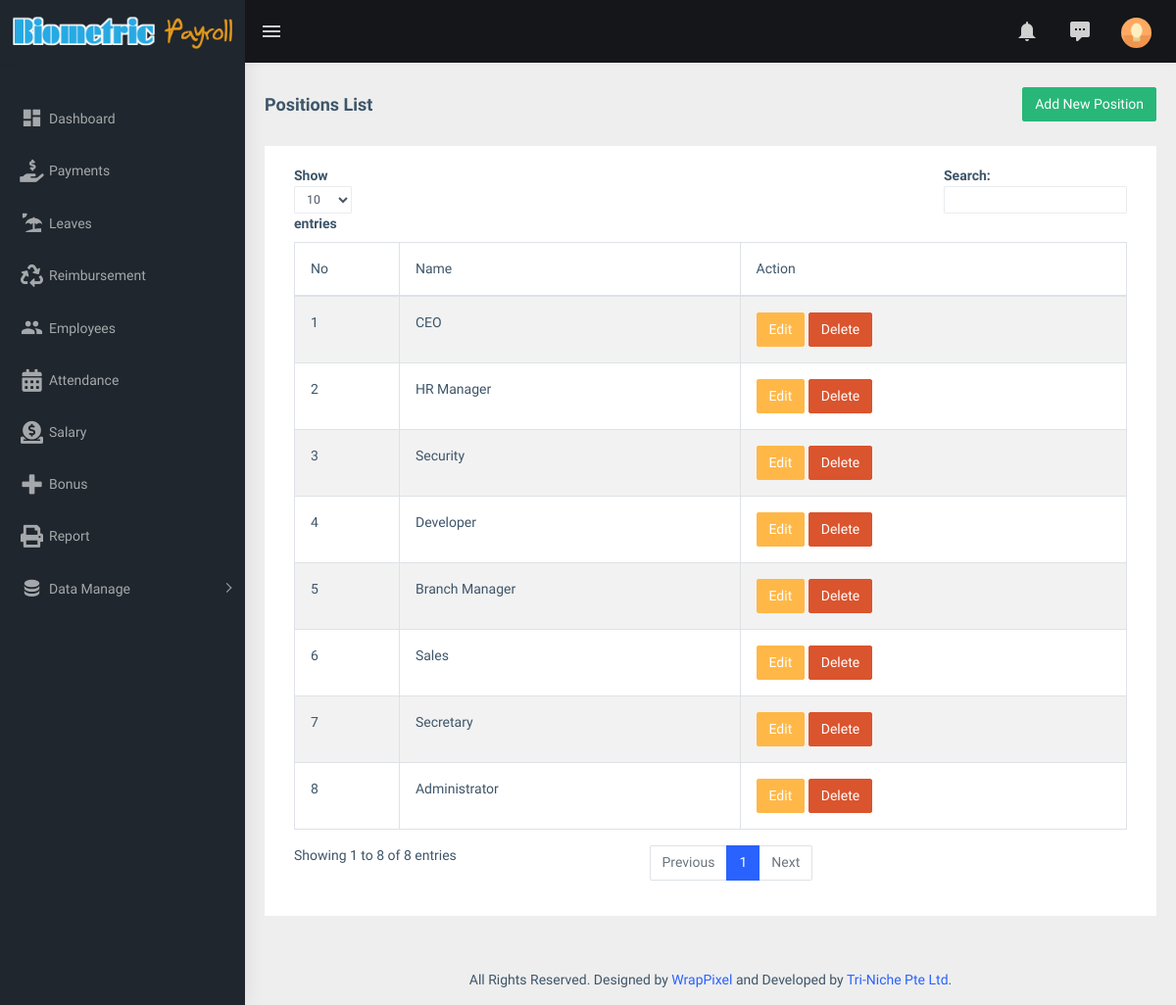
The app's page /index.php/positions with its own data.
### tables this page shows
CREATE TABLE `positions` (
  `position_id` int(11) NOT NULL,
  `position_name` varchar(55) NOT NULL,
  `position_priority` tinyint(1) NOT NULL,
  `position_status` tinyint(4) DEFAULT NULL
);

### application/controllers/Positions.php (called while the page is built, shortened)
<?php
class Positions extends CI_Controller
{
	function __construct()
	{
		$this->load->model('PositionModel');
	}
	public function index()
	{
		$data['values'] = $this->PositionModel->getAllData();
		$data['title'] = "Positions List";
		$data['footer'] = $this->footer();
		$data['sidebar']= $this->sidebar();
		$data['header']= $this->header();
		$data['content'] = $this->load->view('position-list', $data, true);
		$this->load->view('templates/main', $data);
	}
	public function sidebar()
	{
		$data = array();
		return $this->load->view('templates/sidebar', $data, true);
	}
	public function header()
	{
		$data = array();
		return $this->load->view('templates/header', $data, true);
	}
	public function footer()
	{
		$data = array();
		return $this->load->view('templates/footer', $data, true);
	}
}

### index.php (called while the page is built, shortened)
<?php
require_once BASEPATH.'core/CodeIgniter.php';

### application/models/PositionModel.php (called while the page is built, shortened)
<?php
class PositionModel extends CI_Model
{
	public function getAllData()
	{
		$allData = $this->db->get('positions');
		return $allData->result();
	}
}

### application/views/position-list.php (the view, shortened to what this page needs)
<div class="page-breadcrumb">
    <div class="row">
        <div class="col-12 d-flex no-block align-items-center">
            <h4 class="page-title"><?php echo $title; ?></h4>
            <div class="ml-auto text-right">
                <nav aria-label="breadcrumb">
                    <ol class="breadcrumb">
                       <li class="breadcrumb-item"><button type="button" class="btn btn-success"  data-toggle="modal" data-target="#new_position">Add New Position</button></li>
                    </ol>
                </nav>
            </div>
        </div>
    </div>
</div>
<div class="container-fluid">
    <div class="row">
        <div class="col-12">
        <div class="card">
            <div class="card-body">
                <div class="table-responsive">
                    <table id="zero_config" class="table table-striped table-bordered">
                        <thead>
                            <tr>
                                <th>No</th>
                                <th>Name</th>
                                <th>Action</th>
                            </tr>
                        </thead>
                        <tbody>
                            <?php $i =1;  foreach ($values as $value) { ?>
                                <tr>
                                    <td><?php echo $i; ?></td>
                                    <td><?php echo $value->position_name; ?></td>
                                    <td><span class="salary">
                                        <button type="button" class="btn btn-warning" data-toggle="modal" data-target="#Modal2" onclick="getValue('<?php echo $value->position_id; ?>', '<?php echo $value->position_name; ?>')">Edit</button></span>
                                        <button type="button" class="btn btn-danger delete" onclick="remover('<?php echo $value->position_id; ?>')">Delete</button>
                                    </td>
                                </tr>
                            <?php $i++; } ?>
                        </tbody>
                    </table>
                </div>
            </div>
        </div>
		</div>
 	</div>
</div>

### records on screen
positions: position_name "CEO"
positions: position_name "HR Manager"
positions: position_name "Security"
positions: position_name "Developer"
positions: position_name "Branch Manager"
positions: position_name "Sales"
positions: position_name "Secretary"
positions: position_name "Administrator"

### other values on screen
$title "Positions List"
